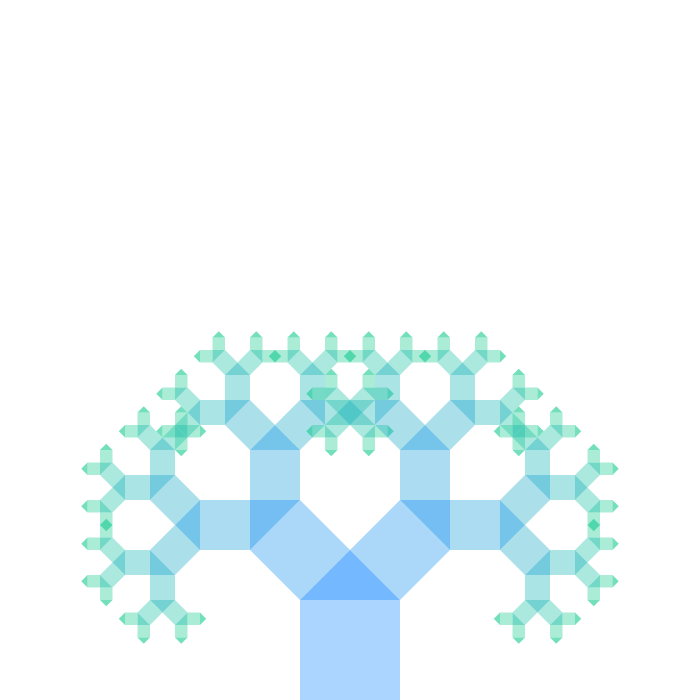
Frame 1 (no input)
Frame 60 (the mouse pressed at the canvas centre just before this capture): identical to frame 1, image omitted
Frame 120 (the mouse held since frame 60 and released just before this capture): identical to frame 1, image omitted

The Processing sketch that drew this single still picture (run headless with seeded random() and noise(); from frame 60 on, the mouse is pressed at the canvas centre):

// Processing sketch: Pythagoras_Triangle
// ── Pythagoras_Triangle.pde
/*
 * Recursive Hypotenuse
 * by Herbert Spencer
 * February 2014
 */
 
float ang;  // this is the global angle
int levels; // this is the amount of tree levels or how many times we will call the recursive function
 
void setup() {
  size(700, 700);
  noStroke();
  smooth();
  levels = 6;       // start with something small
  mouseX = width/2; // place the mouse in the middle
}
 
void draw() {
  // white background
  background(255);
 
  // the global angle can be modified by de 'x' movement of the mouse
  ang = map(mouseX, 0, width, -HALF_PI, 0);
 
  // this is where we call the recursive function
  hypotenuse(width/2 - 50, height, width/2 + 50, height, levels);
}
 
// this is the recursive function
// it requeres 4 floats and 1 int. The floats represent the position of 2 points, which define the hypotenuse
// the level defines how many times are we calling this function recursevely
 
void hypotenuse(float x1, float y1, float x2, float y2, int level) {
 
  // determine the length, which is the distance between the points. We'll call it 'side', the side of the square
  float side = dist(x1, y1, x2, y2);
 
  // determine the angle between the two points... not so tricky
  float t = atan2(y2- y1, x2 - x1);
 
  // reset the coordinate system, just to be polite
  pushMatrix();
  {
    // translate our axis to the first point, our new (0,0)
    translate(x1, y1);
 
    // align space to the hypothenuse, using the angle we've just calculated
    rotate(t);
 
    // draw the square
    fill(col(level), 90); // nice color with transparency
    rect(0, -side, side, side);
 
    // translate to the new hypothenuse
    translate(0, -side);
 
    // determine the lengths of the triangle sides given a global angle 'ang'.
    // 'a, b, c'; where 'c' is the hypotenuse. We have 'c', it's the distance between the first two points, ok?
 
    float a = cos(ang) * side;
    float b = sin(ang) * side;
 
    // draw the triangle
    noStroke();
    fill(col(level), 150);
    beginShape();
    {
      vertex(0, 0);                       // first vertex
      vertex(cos(ang) * a, sin(ang) * a); // tricky second vertex
      vertex(side, 0);                    // third vertex
    }
    endShape();
 
    // this is a method to eventually escape from this recursive fuction
    if (level > 0) {
      hypotenuse(0, 0, cos(ang) * a, sin(ang) * a, level-1);
      hypotenuse(cos(ang) * a, sin(ang) * a, side, 0, level-1);
    }
  }
  popMatrix();
}
 
void keyPressed() {
 
  // you can toggle the levels by hitting keys a-z
  if (key == 'a') {
    levels++;
  }
  if (key == 'z') {
    levels--;
  }
 
  // so we keep levels reasonable...
  levels = constrain(levels, 0, 16);
 
  // output to console how many levels do we have at the moment
  println("levels = "+levels);
}
 
color col(int level){
  int n = levels - level;
  float r = 18;
  float g = 134 + 11 * n;
  float b = 255 - 19 * n;
  color c = color(r,g,b);
  return c;
}
